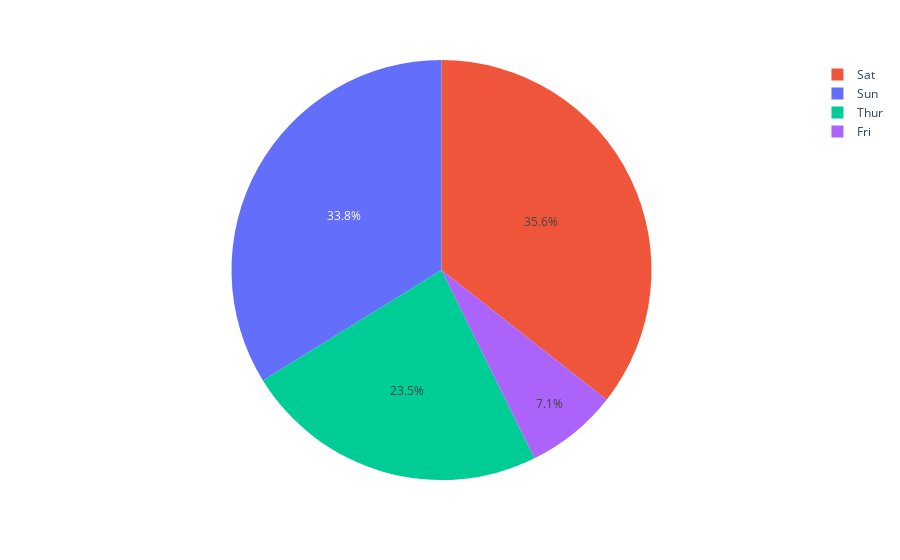

Notebook code for this chart:
### Code cell
px.pie(tips,values='tip',names='day',color='day',hover_data=(['day']))

### Figure 1 — Plotly figure (JSON) as saved in the notebook; plotly's stock layout.template omitted (floating-point values rounded to 4 significant figures; data arrays with more than 128 entries replaced by an {"elided": "..."} marker saying what was removed)
{"data": [{"customdata": {"elided": "244x2 str values"}, "domain": {"x": [0, 1], "y": [0, 1]}, "hovertemplate": "day=%{customdata[1]}<br>tip=%{value}<extra></extra>", "labels": {"elided": "244 str values"}, "legendgroup": "", "marker": {"colors": {"elided": "244 str values"}}, "name": "", "showlegend": true, "type": "pie", "values": {"elided": "244 float values"}}], "layout": {"legend": {"tracegroupgap": 0}, "margin": {"t": 60}}}
